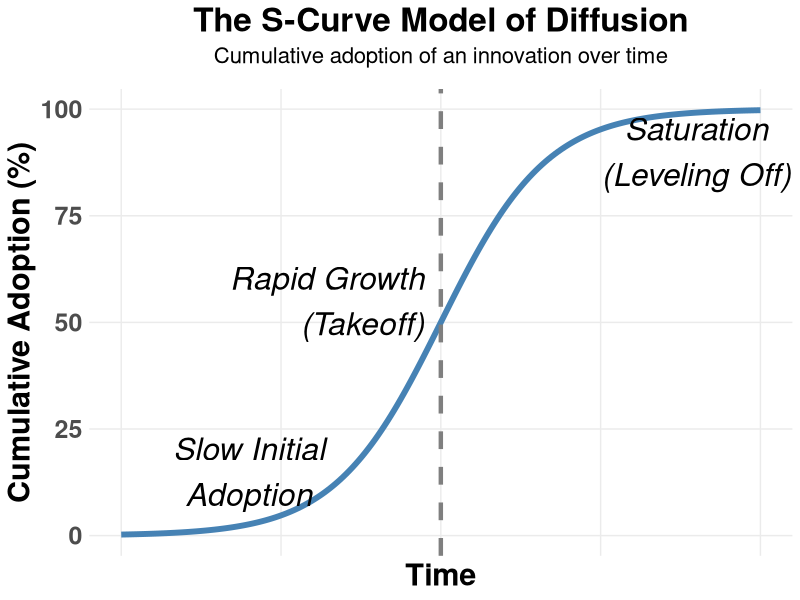
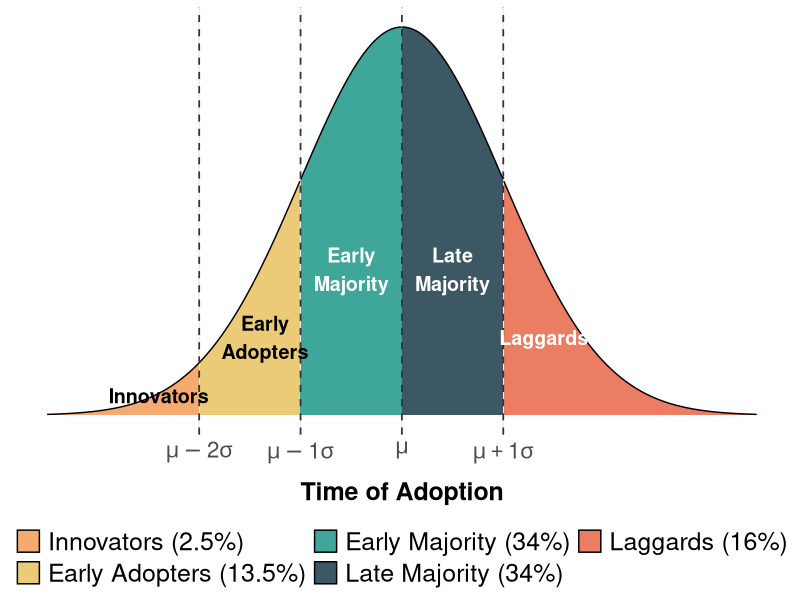
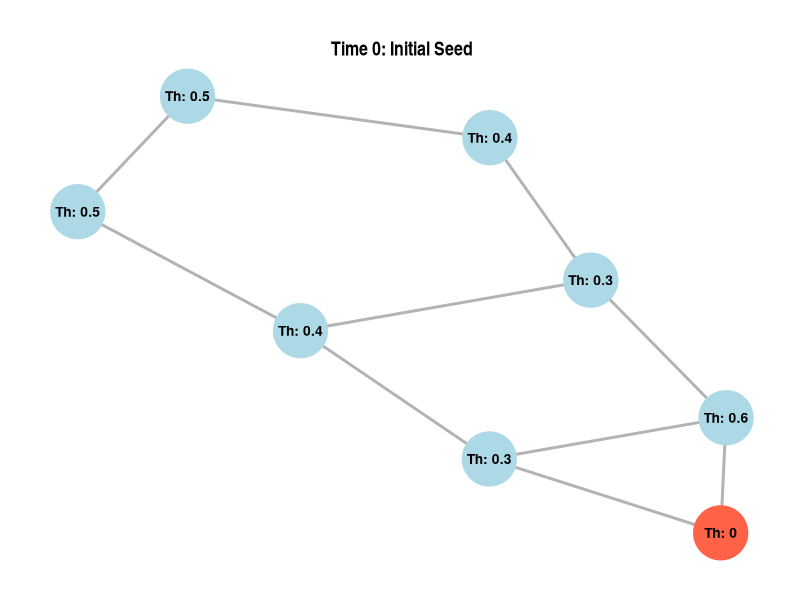
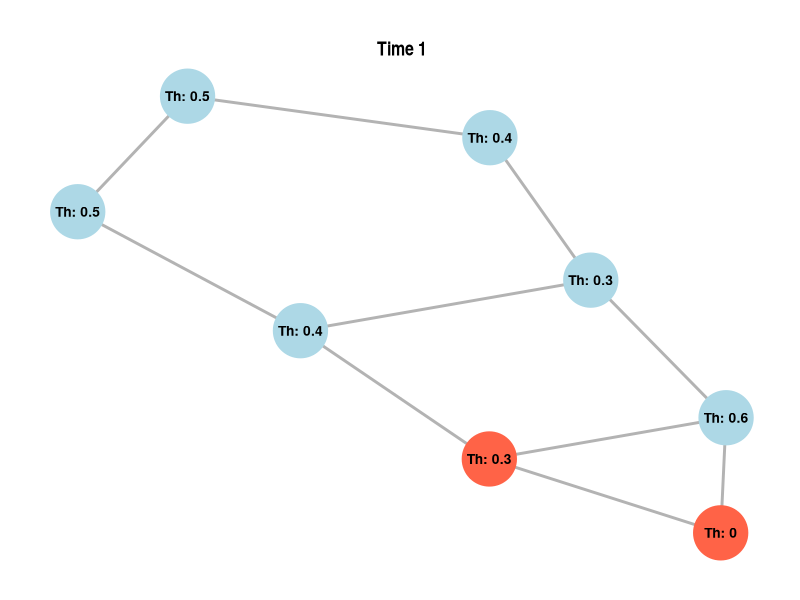
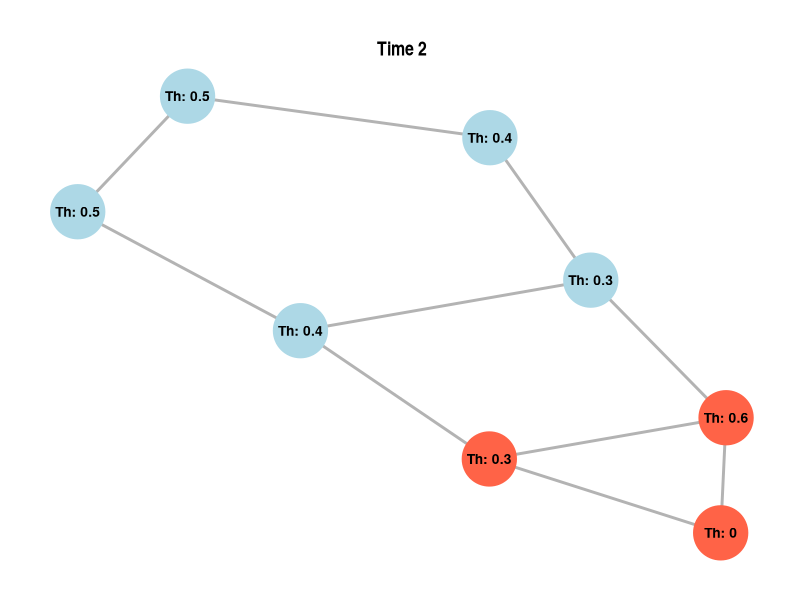
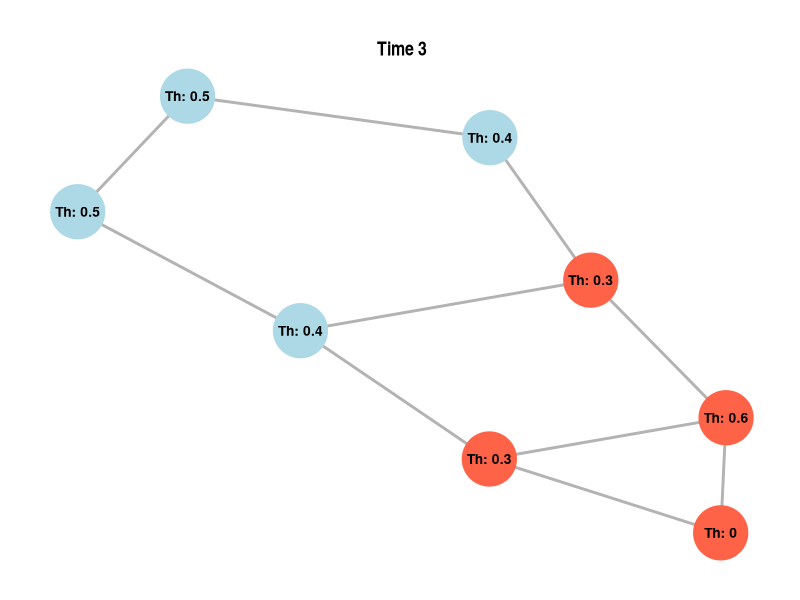
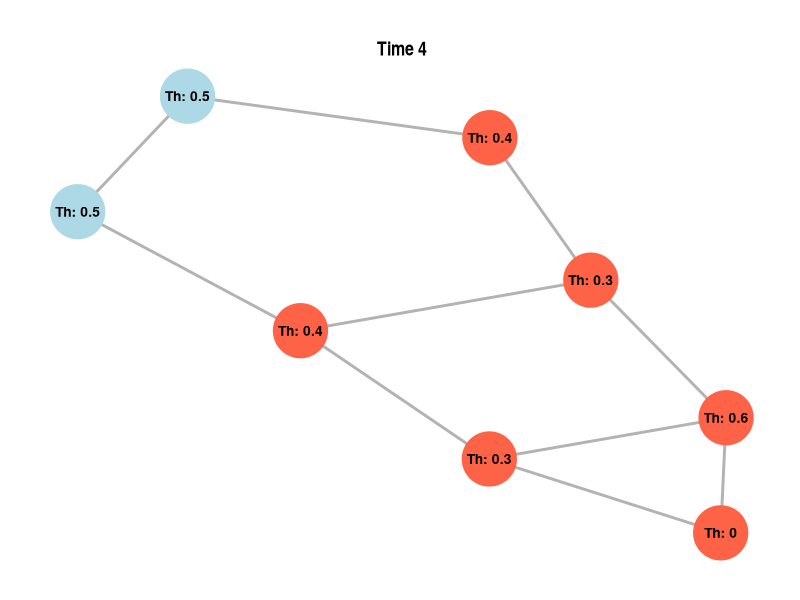
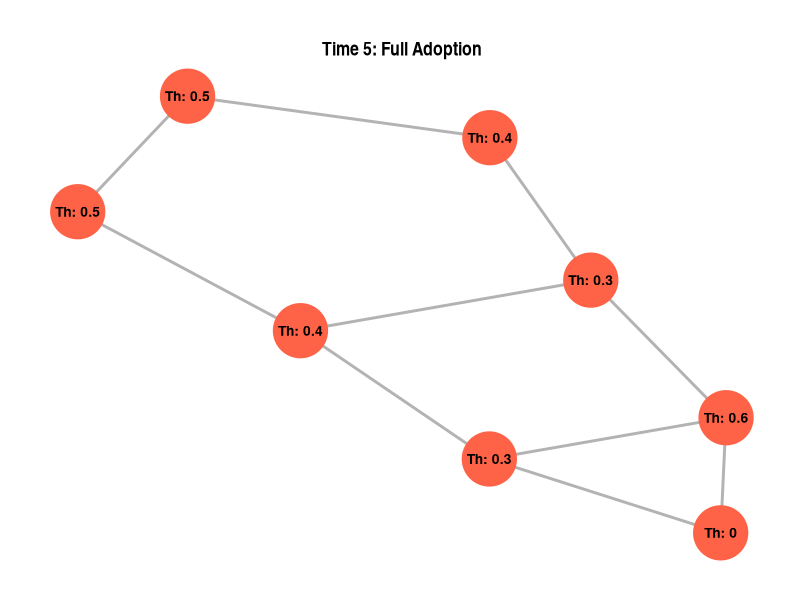

Generate these figures, in order, with R:
## ---- chunk 1
#| label: fig-scurve
#| fig-cap: "The S-Curve Diffusion Model."
#| fig-cap-location: bottom
#| fig-height: 10
#| fig-width: 10
library(ggplot2)

# 1. Generate the data using a logistic function
time_points <- seq(0, 10, length.out = 200)
L <- 100
k <- 1.2
t0 <- 5
adoption <- L / (1 + exp(-k * (time_points - t0)))
diffusion_data <- data.frame(Time = time_points, Cumulative_Adoption = adoption)

# 2. Plot the S-Curve using ggplot2
ggplot(diffusion_data, aes(x = Time, y = Cumulative_Adoption)) +
  geom_line(color = "steelblue", linewidth = 2) +
  geom_vline(xintercept = t0, linetype = "dashed", color = "gray50", linewidth = 1.5) +
  annotate("text", x = 2, y = 15, label = "Slow Initial
Adoption", color = "black", fontface = "italic", size = 8) +
  annotate("text", x = 4.75, y = 55, label = "Rapid Growth
(Takeoff)", color = "black", fontface = "italic", size = 8, hjust = 1) +
  annotate("text", x = 9, y = 90, label = "Saturation
(Leveling Off)", color = "black", fontface = "italic", size = 8) +
  labs(title = "The S-Curve Model of Diffusion",
       subtitle = "Cumulative adoption of an innovation over time",
       x = "Time",
       y = "Cumulative Adoption (%)") +
  theme_minimal() +
  theme(
    plot.title = element_text(hjust = 0.5, face = "bold", size = 24),
    plot.subtitle = element_text(hjust = 0.5, size = 16, margin = margin(b = 15)),
    axis.title = element_text(face = "bold", size = 22),
    axis.text.x = element_blank(),
    axis.text.y = element_text(size = 18, face = "bold"),
    axis.ticks.x = element_blank(),
    panel.grid.minor = element_blank()
  )
## ---- chunk 2
#| label: fig-rogers
#| fig-cap: "Rogers's Classification of Adopters Based on Time to Adoption."
#| fig-cap-location: bottom
#| fig-height: 10
#| fig-width: 10
library(dplyr)
# 1. Generate the normal distribution data
x <- seq(-3.5, 3.5, length.out = 1000)
y <- dnorm(x)
df <- data.frame(x = x, y = y)

# 2. Segment the data into Rogers's categories
df <- df %>%
  mutate(category = case_when(
    x < -2 ~ "Innovators (2.5%)",
    x >= -2 & x < -1 ~ "Early Adopters (13.5%)",
    x >= -1 & x < 0 ~ "Early Majority (34%)",
    x >= 0 & x < 1 ~ "Late Majority (34%)",
    x >= 1 ~ "Laggards (16%)"
  )) %>%
  mutate(category = factor(category, levels = c(
    "Innovators (2.5%)", "Early Adopters (13.5%)", "Early Majority (34%)",
    "Late Majority (34%)", "Laggards (16%)"
  )))

# 3. Create the ggplot
ggplot(df, aes(x = x, y = y, fill = category)) +
  geom_area(alpha = 0.9, color = "black", linewidth = 0.5) +
  geom_vline(xintercept = c(-2, -1, 0, 1), linetype = "dashed", color = "gray20", linewidth = 0.6) +
  scale_fill_manual(values = c(
    "Innovators (2.5%)"      = "#F4A261", "Early Adopters (13.5%)" = "#E9C46A",
    "Early Majority (34%)"   = "#2A9D8F", "Late Majority (34%)"    = "#264653",
    "Laggards (16%)"         = "#E76F51"
  )) +
  scale_x_continuous(
    breaks = c(-2, -1, 0, 1),
    labels = c(expression(mu - 2*sigma), expression(mu - 1*sigma), expression(mu), expression(mu + 1*sigma))
  ) +
  labs(x = "Time of Adoption", y = NULL) +
  theme_minimal() +
  theme(
    axis.text.y = element_blank(), axis.ticks.y = element_blank(),
    panel.grid.major.y = element_blank(), panel.grid.minor.y = element_blank(),
    panel.grid.minor.x = element_blank(),
    axis.title.x = element_text(face = "bold", margin = margin(t = 10), size = 18),
    axis.text.x = element_text(size = 16),
    legend.position = "bottom", legend.title = element_blank(),
    legend.text = element_text(size = 18)
  ) + 
  annotate("text", x = -2.4, y = 0.02, label = "Innovators", color = "black", fontface = "bold", size = 5) +
  annotate("text", x = -1.35, y = 0.08, label = "Early
Adopters", color = "black", fontface = "bold", size = 5) +
  annotate("text", x = -0.5, y = 0.15, label = "Early
Majority", color = "white", fontface = "bold", size = 5) +
  annotate("text", x = 0.5,  y = 0.15, label = "Late
Majority", color = "white", fontface = "bold", size = 5) +
  annotate("text", x = 1.4, y = 0.08, label = "Laggards", color = "white", fontface = "bold", size = 5) + 
  guides(fill = guide_legend(nrow = 2))
## ---- chunk 3
#| label: fig-valente
#| fig-cap: "Depiction of a Difussion Process According to Valente's Network Threshold Model."
#| fig-cap-location: bottom
#| fig-height: 6
#| fig-width: 6
#| fig-subcap:
#|   - ""
#|   - ""
#|   - ""
#|   - ""
#|   - ""
#|   - ""
#| layout-ncol: 2

library(igraph)
library(ggraph)

# 1. Define the Network and Thresholds
edges <- data.frame(
  from = c(1, 1, 2, 2, 3, 4, 4, 5, 6, 7),
  to   = c(2, 3, 3, 4, 5, 5, 6, 7, 8, 8)
)
g <- graph_from_data_frame(edges, directed = FALSE)
V(g)$threshold <- c(0.00, 0.30, 0.60, 0.40, 0.30, 0.50, 0.40, 0.50)
V(g)$label <- paste0("Th: ", V(g)$threshold)

# 2. Simulate Valente's Adoption Process
V(g)$state_t0 <- ifelse(V(g)$name == "1", "Adopted", "Unadopted")
simulate_step <- function(g, current_state_attr, next_state_attr) {
  states <- vertex_attr(g, current_state_attr)
  new_states <- states
  for (v in V(g)) {
    if (states[v] == "Unadopted") {
      neighbors <- neighbors(g, v)
      if (length(neighbors) > 0) {
        adopted_count <- sum(states[neighbors] == "Adopted")
        prop_adopted <- adopted_count / length(neighbors)
        if (prop_adopted >= V(g)$threshold[v]) {
          new_states[v] <- "Adopted"
        }
      }
    }
  }
  g <- set_vertex_attr(g, next_state_attr, value = new_states)
  return(g)
}
g <- simulate_step(g, "state_t0", "state_t1")
g <- simulate_step(g, "state_t1", "state_t2")
g <- simulate_step(g, "state_t2", "state_t3")
g <- simulate_step(g, "state_t3", "state_t4")
g <- simulate_step(g, "state_t4", "state_t5")

# 3. Plotting the Simulation
set.seed(123) 
fixed_layout <- create_layout(g, layout = "fr")
plot_time_step <- function(graph_data, state_column, title) {
  graph_data$current_state <- graph_data[[state_column]]
  ggraph(graph_data) +
    geom_edge_link(color = "gray70", width = 1) +
    geom_node_point(aes(color = current_state), size = 18) +
    geom_node_text(aes(label = label), size = 3.5, color = "black", fontface = "bold") +
    scale_color_manual(values = c("Adopted" = "tomato", "Unadopted" = "lightblue"), drop = FALSE) +
    labs(title = title) +
    theme_graph() + 
    coord_cartesian(clip = "off") +
    theme(legend.position = "none",
          plot.title = element_text(hjust = 0.5, face = "bold", size = 14, margin = margin(b=10)))
}
plot_time_step(fixed_layout, "state_t0", "Time 0: Initial Seed")
plot_time_step(fixed_layout, "state_t1", "Time 1")
plot_time_step(fixed_layout, "state_t2", "Time 2")
plot_time_step(fixed_layout, "state_t3", "Time 3")
plot_time_step(fixed_layout, "state_t4", "Time 4")
plot_time_step(fixed_layout, "state_t5", "Time 5: Full Adoption")
## ---- chunk 4
#| label: fig-simplex
#| fig-cap: "Illustrating the difference between simplex and complex contagion."
#| fig-cap-location: bottom
#| fig-height: 8
#| fig-width: 8
#| fig-subcap:
#|   - ""
#|   - ""
#| layout-ncol: 1
# 1. Prepare Data for Simple Contagion
nodes_simple <- data.frame(
  name = c("Ego", "A1", "A2", "A3"),
  state = c("Newly Adopted", "Active Adopter", "Inactive", "Inactive")
)
edges_simple <- data.frame(
  from = c("A1", "A2", "A3"), to = c("Ego", "Ego", "Ego"),
  type = c("Transmitting", "Dormant", "Dormant")
)
g_simple <- graph_from_data_frame(edges_simple, directed = TRUE, vertices = nodes_simple)

# 2. Prepare Data for Complex Contagion
nodes_complex <- data.frame(
  name = c("Ego", "A1", "A2", "A3"),
  state = c("Newly Adopted", "Active Adopter", "Active Adopter", "Inactive")
)
edges_complex <- data.frame(
  from = c("A1", "A2", "A3"), to = c("Ego", "Ego", "Ego"),
  type = c("Transmitting", "Transmitting", "Dormant")
)
g_complex <- graph_from_data_frame(edges_complex, directed = TRUE, vertices = nodes_complex)

# 3. Define a Fixed Layout & Plotting Function
layout_mat <- matrix(c(0,0, 0,1, 0.866,-0.5, -0.866,-0.5), ncol = 2, byrow = TRUE)
plot_contagion <- function(g, title, subtitle) {
  ggraph(g, layout = layout_mat) +
    geom_edge_link(aes(color = type, linetype = type),
                   arrow = arrow(length = unit(5, 'mm'), type = "closed"),
                   end_cap = circle(12, 'mm'), width = 1.5) +
    geom_node_point(aes(color = state), size = 24) +
    geom_node_text(aes(label = name), color = "white", fontface = "bold", size = 5) +
    scale_color_manual(values = c("Active Adopter" = "firebrick", "Newly Adopted" = "darkorange", "Inactive" = "gray80")) +
    scale_edge_color_manual(values = c("Transmitting" = "firebrick", "Dormant" = "gray80")) +
    scale_edge_linetype_manual(values = c("Transmitting" = "solid", "Dormant" = "dashed")) +
    labs(title = title, subtitle = subtitle) +
    theme_graph() + 
    coord_cartesian(clip = "off") + 
    theme(plot.title = element_text(hjust = 0.5, face = "bold", size = 20),
          plot.subtitle = element_text(hjust = 0.5, size = 14, margin = margin(b = 15)),
          legend.position = "none")
}

# 4. Generate and Combine Plots
plot_contagion(g_simple, "Simplex Contagion", "1 exposure is enough to transmit
(e.g., Information, Disease)")
plot_contagion(g_complex, "Complex Contagion", "Multiple exposures required to transmit
(e.g., Behavior, Innovation)")
